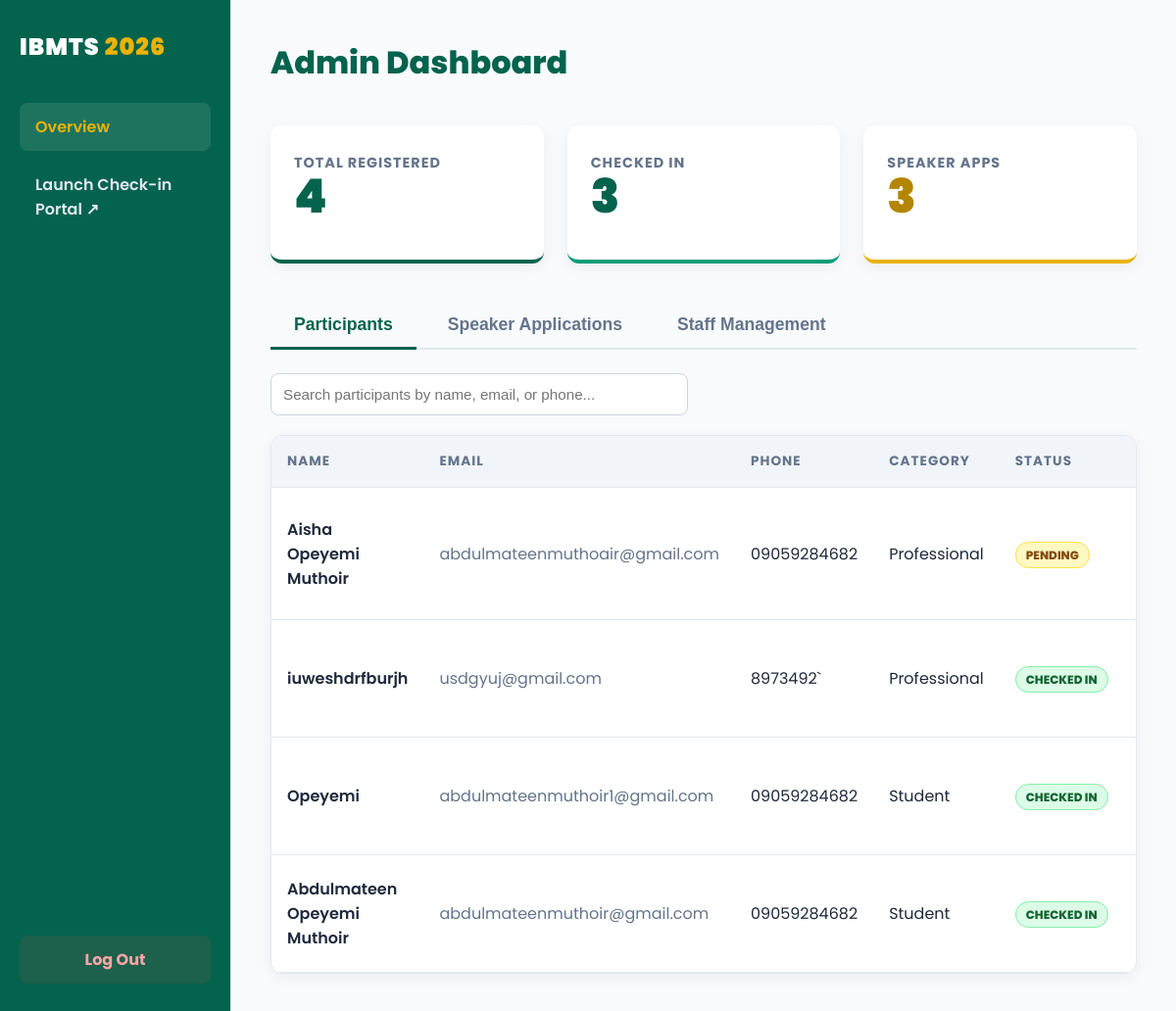
Before: /dashboard/ (signed in) with the older database file.
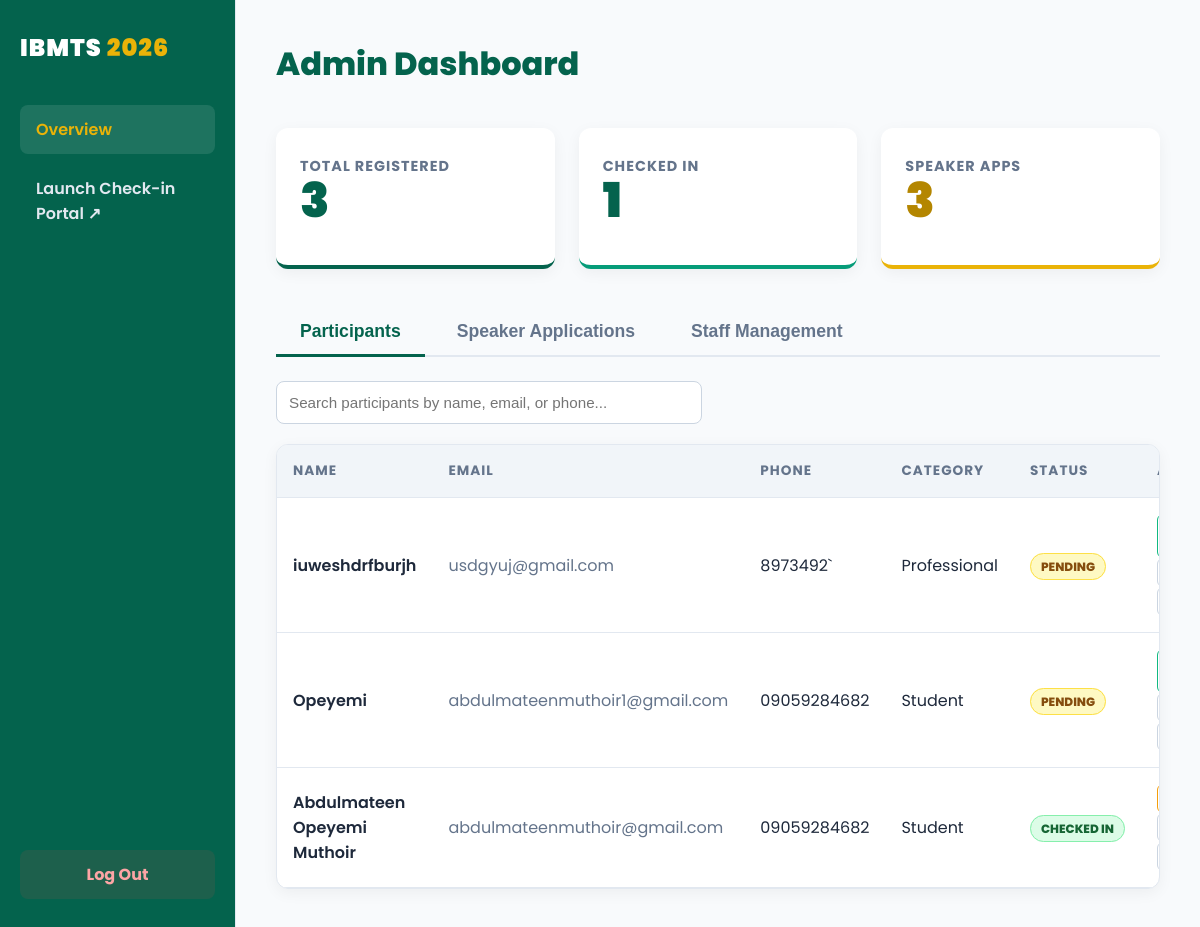
After: the same page with the newer database file.
### attendees/models.py (models this page shows, shortened)
class Attendee(models.Model):
    CATEGORY_CHOICES = [
        ('student', 'Student'),
        ('professional', 'Professional'),
        ('entrepreneur', 'Entrepreneur'),
    ]
    name = models.CharField(max_length=255)
    email = models.EmailField(unique=True)
    phone = models.CharField(max_length=20)
    category = models.CharField(max_length=20, choices=CATEGORY_CHOICES)
    checked_in = models.BooleanField(default=False)
    checked_in_at = models.DateTimeField(null=True, blank=True)
    created_at = models.DateTimeField(auto_now_add=True)

### dashboard/views.py (the view)
# urls.py: path('dashboard/', admin_dashboard, name='admin_dashboard'),
@user_passes_test(is_superadmin)
def admin_dashboard(request):
    attendees = Attendee.objects.all().order_by('-created_at')
    speakers = Speaker.objects.all().order_by('-created_at')
    staffs = User.objects.filter(is_staff=True, is_superuser=False).order_by('-date_joined')
    context = {
        'total_registered': attendees.count(),
        'total_checked_in': attendees.filter(checked_in=True).count(),
        'total_speakers': speakers.count(),
        'attendees': attendees,
        'speakers': speakers,
        'staffs': staffs,
    }
    return render(request, 'dashboard/dashboard.html', context)

### dashboard/views.py (called while the page is built)
def is_superadmin(user):
    return user.is_superuser

### templates/dashboard/dashboard.html (shortened to what this page needs)
{% load static %}
<!DOCTYPE html>
<html lang="en">
<head>
</head>
<body>
  <aside class="sidebar">
    <a href="{% url 'home' %}" class="brand">IBMTS <span>2026</span></a>
    <ul class="nav-menu">
      <li><a href="{% url 'admin_dashboard' %}" class="active">Overview</a></li>
      <li><a href="{% url 'checkin' %}" target="_blank">Launch Check-in Portal ↗</a></li>
    </ul>
    <a href="{% url 'admin_logout' %}" class="logout-btn">Log Out</a>
  </aside>
  <main class="main-content">
    <div class="header">
      <h1>Admin Dashboard</h1>
    </div>
    <div class="stats-grid">
      <div class="stat-card">
        <div class="stat-label">Total Registered</div>
        <div class="stat-value">{{ total_registered }}</div>
      </div>
      <div class="stat-card teal">
        <div class="stat-label">Checked In</div>
        <div class="stat-value">{{ total_checked_in }}</div>
      </div>
      <div class="stat-card gold">
        <div class="stat-label">Speaker Apps</div>
        <div class="stat-value">{{ total_speakers }}</div>
      </div>
    </div>
    <div class="tabs">
      <button class="tab-btn active" onclick="switchTab('participants')">Participants</button>
      <button class="tab-btn" onclick="switchTab('speakers')">Speaker Applications</button>
      <button class="tab-btn" onclick="switchTab('staff')">Staff Management</button>
    </div>
    <div id="participants" class="tab-content active">
      <div style="margin-bottom: 20px;">
        <input type="text" id="dashboardSearch" placeholder="Search participants by name, email, or phone..." style="width: 100%; max-width: 400px; padding: 12px; border-radius: 8px; border: 1px solid #cbd5e1; font-size: 0.95rem;">
      </div>
      <div class="table-container">
        <table>
          <thead>
            <tr>
              <th>Name</th>
              <th>Email</th>
              <th>Phone</th>
              <th>Category</th>
              <th>Status</th>
              <th>Actions</th>
            </tr>
          </thead>
          <tbody>
            {% for a in attendees %}
            <tr id="attendee-{{ a.id }}">
              <td class="td-name" style="font-weight: 600;">{{ a.name }}</td>
              <td class="td-email" style="color: var(--text-muted);">{{ a.email }}</td>
              <td class="td-phone">{{ a.phone }}</td>
              <td class="td-category" style="text-transform: capitalize;">{{ a.category }}</td>
              <td>
                {% if a.checked_in %}
                  <span class="badge success">Checked In</span>
                {% else %}
                  <span class="badge warning">Pending</span>
                {% endif %}
              </td>
              <td>
                {% if a.checked_in %}
                  <button class="action-btn" style="border-color: #f59e0b; color: #b45309;" onclick="uncheckAttendee('{{ a.id }}')">Uncheck</button>
                {% else %}
                  <button class="action-btn" style="border-color: #10b981; color: #047857;" onclick="checkInAttendee('{{ a.id }}')">Check-in</button>
                {% endif %}
                <button class="action-btn" onclick="openEditModal('{{ a.id }}', '{{ a.name|escapejs }}', '{{ a.email|escapejs }}', '{{ a.phone|escapejs }}', '{{ a.category|escapejs }}')">Edit</button>
                <button class="action-btn delete" onclick="deleteAttendee('{{ a.id }}')">Delete</button>
              </td>
            </tr>
            {% empty %}
            <tr><td colspan="6" style="text-align: center; padding: 40px; color: var(--text-muted);">No participants registered yet.</td></tr>
            {% endfor %}
          </tbody>
        </table>
      </div>
    </div>
  </main>
</body>
</html>

### templates/dashboard/dashboard.html (style rules this page uses)
:root { --emerald: #04634D; --teal: #069C79; --gold: #EAB308; --gold-dark: #b48600; --navy: #1A1A1A; --navy-light: #252525; --bg-color: #F8FAFC; --sidebar-bg: var(--emerald); --card-bg: #ffffff; --text-main: #1e293b; --text-muted: #64748b; --sidebar-text: #e2e8f0; --border: #e2e8f0; }
body { font-family: 'Poppins', sans-serif; background-color: var(--bg-color); color: var(--text-main); margin: 0; display: flex; height: 100vh; overflow: hidden; }
.sidebar { width: 195px; background: var(--sidebar-bg); padding: 30px 20px; display: flex; flex-direction: column; border-right: 1px solid var(--border); }
.brand { font-size: 1.5rem; font-weight: 900; color: #ffffff; margin-bottom: 40px; text-decoration: none; letter-spacing: 1px; }
.brand span { color: var(--gold); }
.nav-menu { list-style: none; padding: 0; margin: 0; flex: 1; }
.nav-menu li { margin-bottom: 10px; }
.nav-menu a { display: block; padding: 12px 16px; color: var(--sidebar-text); text-decoration: none; border-radius: 8px; font-weight: 600; transition: background 0.2s, color 0.2s; }
.nav-menu a:hover, .nav-menu a.active { background: rgba(255, 255, 255, 0.1); color: var(--gold); }
.logout-btn { display: block; padding: 12px 16px; color: #fca5a5; text-decoration: none; font-weight: 700; border-radius: 8px; transition: background 0.2s; background: rgba(239, 68, 68, 0.1); text-align: center; }
.main-content { flex: 1; padding: 40px; overflow-y: auto; }
.header { display: flex; justify-content: space-between; align-items: center; margin-bottom: 40px; }
.header h1 { margin: 0; font-size: 2rem; color: var(--emerald); font-weight: 800; }
.stats-grid { display: grid; grid-template-columns: repeat(3, 1fr); gap: 24px; margin-bottom: 40px; }
.stat-card { background: var(--card-bg); padding: 28px 24px; border-radius: 12px; border-bottom: 4px solid var(--emerald); box-shadow: 0 4px 15px rgba(0,0,0,0.05); }
.stat-card.gold { border-bottom-color: var(--gold); }
.stat-card.teal { border-bottom-color: var(--teal); }
.stat-value { font-size: 3rem; font-weight: 900; color: var(--emerald); line-height: 1; margin-bottom: 12px; }
.stat-card.gold .stat-value { color: var(--gold-dark); }
.stat-label { color: var(--text-muted); font-size: 0.9rem; text-transform: uppercase; letter-spacing: 1px; font-weight: 700; }
.tabs { display: flex; gap: 8px; margin-bottom: 24px; border-bottom: 2px solid var(--border); padding-bottom: 0px; }
.tab-btn { background: transparent; border: none; color: var(--text-muted); font-size: 1.1rem; font-weight: 700; cursor: pointer; padding: 12px 24px; border-bottom: 3px solid transparent; margin-bottom: -2px; transition: all 0.2s; }
.tab-btn.active { color: var(--emerald); border-bottom-color: var(--emerald); }
.tab-content { display: none; }
.tab-content.active { display: block; }
.table-container { background: var(--card-bg); border-radius: 12px; overflow: hidden; box-shadow: 0 4px 15px rgba(0,0,0,0.05); border: 1px solid var(--border); }
table { width: 100%; border-collapse: collapse; text-align: left; }
th, td { padding: 16px; border-bottom: 1px solid var(--border); }
th { color: var(--text-muted); font-size: 0.85rem; text-transform: uppercase; letter-spacing: 1px; background: #f1f5f9; font-weight: 700; }
.badge { padding: 4px 10px; border-radius: 20px; font-size: 0.75rem; font-weight: 800; text-transform: uppercase; white-space: nowrap; }
.badge.success { background: #dcfce7; color: #166534; border: 1px solid #86efac; }
.badge.warning { background: #fef9c3; color: #854d0e; border: 1px solid #fde047; }
.action-btn { background: transparent; border: 1px solid #cbd5e1; color: var(--text-main); padding: 6px 14px; border-radius: 6px; cursor: pointer; font-size: 0.85rem; font-weight: 600; transition: all 0.2s; }

Changed rows visible on the page:
removed Attendee: name "Aisha Opeyemi Muthoir", email "abdulmateenmuthoair@gmail.com", phone "09059284682", category "Professional", checked_in "PENDING"
changed Attendee "iuweshdrfburjh": checked_in "CHECKED IN" → "PENDING"
changed Attendee "Opeyemi": checked_in "CHECKED IN" → "PENDING"
Other visible differences:
{{ total_registered }}: "4" → "3"
{{ total_checked_in }}: "3" → "1"
